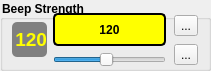
     <widget class="QGroupBox" name="beep">
      <property name="geometry">
       <rect>
        <x>240</x>
        <y>200</y>
        <width>211</width>
        <height>71</height>
       </rect>
      </property>
      <property name="font">
       <font>
        <weight>75</weight>
        <bold>true</bold>
       </font>
      </property>
      <property name="styleSheet">
       <string notr="true">QGroupBox{
	font-weight: bold;
}</string>
      </property>
      <property name="title">
       <string>Beep Strength</string>
      </property>
      <widget class="QWidget" name="layoutWidget_50">
       <property name="geometry">
        <rect>
         <x>10</x>
         <y>13</y>
         <width>191</width>
         <height>54</height>
        </rect>
       </property>
       <layout class="QHBoxLayout" name="horizontalLayout_55">
        <item>
         <layout class="QHBoxLayout" name="horizontalLayout_beep">
          <item>
           <widget class="QLabel" name="label_beepValue">
            <property name="minimumSize">
             <size>
              <width>35</width>
              <height>35</height>
             </size>
            </property>
            <property name="maximumSize">
             <size>
              <width>35</width>
              <height>35</height>
             </size>
            </property>
            <property name="font">
             <font>
              <pointsize>14</pointsize>
              <weight>75</weight>
              <bold>true</bold>
             </font>
            </property>
            <property name="styleSheet">
             <string notr="true">QLabel{
	color: yellow;
	font-weight: bold;
	background-color: gray;
	border-radius: 5px;
}</string>
            </property>
            <property name="text">
             <string>120</string>
            </property>
            <property name="alignment">
             <set>Qt::AlignRight|Qt::AlignTrailing|Qt::AlignVCenter</set>
            </property>
           </widget>
          </item>
          <item>
           <layout class="QVBoxLayout" name="verticalLayout_78">
            <item>
             <widget class="QLabel" name="label_beepTitle">
              <property name="minimumSize">
               <size>
                <width>113</width>
                <height>0</height>
               </size>
              </property>
              <property name="maximumSize">
               <size>
                <width>113</width>
                <height>16777215</height>
               </size>
              </property>
              <property name="styleSheet">
               <string notr="true">QLabel{
	background-color: yellow;
	font-weight: bold;
	border: 2px solid black;
	border-radius: 5px;
}</string>
              </property>
              <property name="text">
               <string>120</string>
              </property>
              <property name="alignment">
               <set>Qt::AlignCenter</set>
              </property>
             </widget>
            </item>
            <item>
             <widget class="QSlider" name="slide_beep">
              <property name="minimumSize">
               <size>
                <width>113</width>
                <height>0</height>
               </size>
              </property>
              <property name="maximumSize">
               <size>
                <width>113</width>
                <height>16777215</height>
               </size>
              </property>
              <property name="minimum">
               <number>1</number>
              </property>
              <property name="maximum">
               <number>255</number>
              </property>
              <property name="value">
               <number>120</number>
              </property>
              <property name="orientation">
               <enum>Qt::Horizontal</enum>
              </property>
             </widget>
            </item>
           </layout>
          </item>
         </layout>
        </item>
        <item>
         <layout class="QVBoxLayout" name="verticalLayout_69">
          <item>
           <widget class="QToolButton" name="undo_beep">
            <property name="text">
             <string>...</string>
            </property>
            <property name="icon">
             <iconset resource="../terminal.qrc">
              <normaloff>:/images/Undo-icon.png</normaloff>:/images/Undo-icon.png</iconset>
            </property>
           </widget>
          </item>
          <item>
           <widget class="QToolButton" name="default_beep">
            <property name="text">
             <string>...</string>
            </property>
            <property name="icon">
             <iconset resource="../terminal.qrc">
              <normaloff>:/images/default.png</normaloff>:/images/default.png</iconset>
            </property>
           </widget>
          </item>
         </layout>
        </item>
       </layout>
      </widget>
     </widget>
